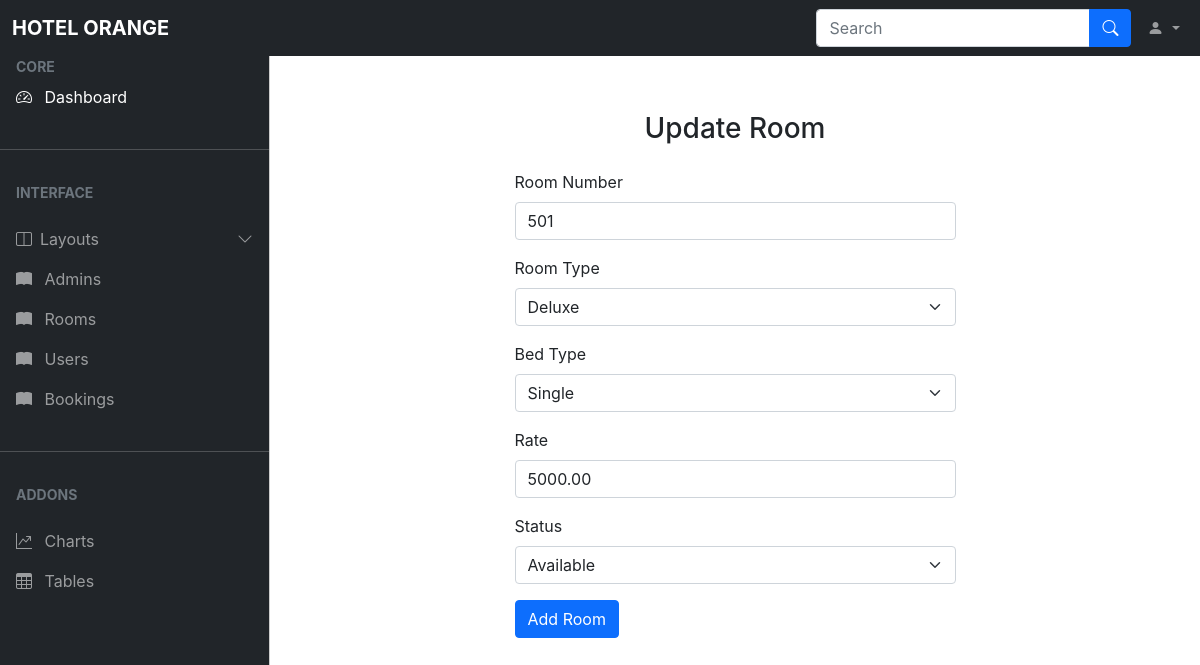
The page /admin/update_room.php?id=3 on the database as committed earlier.
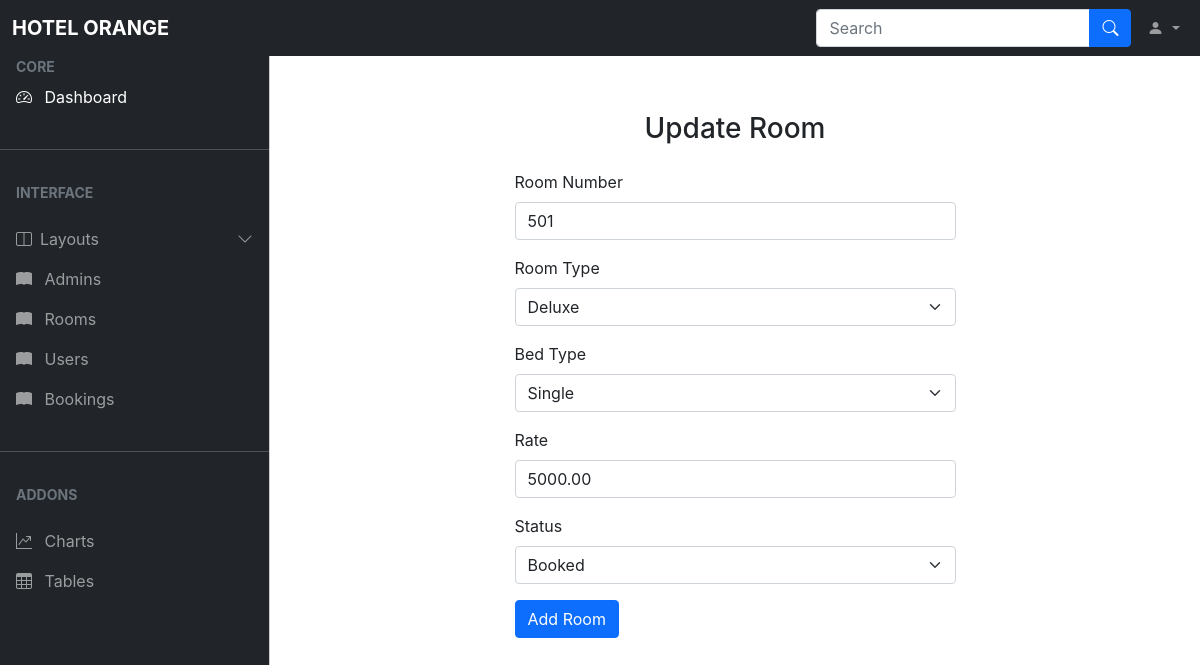
The same page on the database as committed later.
### tables this page shows
CREATE TABLE `room` (
  `id` int(11) NOT NULL,
  `room_no` int(11) DEFAULT NULL,
  `room_type` varchar(50) NOT NULL,
  `bed_type` varchar(50) NOT NULL,
  `rate` decimal(10,2) NOT NULL,
  `status` enum('Available','Booked','Unavailable') DEFAULT 'Available'
);

### admin/update_room.php (the view, shortened to what this page needs)
<?php
    include('./ad_nav.php');
?>
</head>
<body>
<main class="mt-5 pt-3">
<div class="container">
<?php
    if(isset($_GET['id'])){
     $id = $_GET['id'];
     $sql = "SELECT * FROM room WHERE id=$id";
     $res = mysqli_query($conn, $sql);
     $count = mysqli_num_rows($res);
     if($count==1){
         $rows = mysqli_fetch_assoc($res);
         $room_no = $rows['room_no'];
         $room_type= $rows['room_type'];
         $bed_type = $rows['bed_type'];
         $rate = $rows['rate'];
         $status = $rows['status'];
     }
     else{
         $_SESSION['no-room-found']="Room not found.";
         header('locaiton:'.siteurl.'admin/rooms.php');
     }
    }
    else{
     header('location:'.siteurl.'admin/rooms.php');
    }
 ?>
    <div class="row justify-content-center mt-5">
        <div class="col-lg-6">
            <form method="post">
                <h3 class="text-center mb-4">Update Room</h3>
                <div class="mb-3">
                    <label for="room_no" class="form-label">Room Number</label>
                    <input type="text" class="form-control" id="room_no" name="room_no" placeholder="Enter room Number" value="<?php echo $room_no?>">
                </div>
                <div class="mb-3">
    <label for="room_type" class="form-label">Room Type</label>
    <select class="form-select" id="room_type" name="room_type">
        <option value="deluxe" <?php echo ($room_type == 'deluxe') ? 'selected' : ''; ?>>Deluxe</option>
    </select>
</div>
<div class="mb-3">
    <label for="bed_type" class="form-label">Bed Type</label>
    <select class="form-select" id="bed_type" name="bed_type">
        <option value="single" <?php echo ($bed_type == 'single') ? 'selected' : ''; ?>>Single</option>
    </select>
</div>
                <div class="mb-3">
                    <label for="rate" class="form-label">Rate</label>
                    <input type="text" class="form-control" id="rate" name="rate" placeholder="Enter room rate" value="<?php echo $rate?>">
                </div>
                <div class="mb-3">
    <label for="status" class="form-label">Status</label>
    <select class="form-select" id="status" name="status">
        <option value="Available" <?php echo ($status == 'Available') ? 'selected' : ''; ?>>Available</option>
        <option value="Booked" <?php echo ($status == 'Booked') ? 'selected' : ''; ?>>Booked</option>
    </select>
</div>
                <input type="submit" class="btn btn-primary" name="submit" value="Add Room">
            </form>
        </div>
    </div>
</div>
</main>
</body>

Rows that differ between the two databases and show on the page:
changed room "Deluxe": status "Available" → "Booked"
